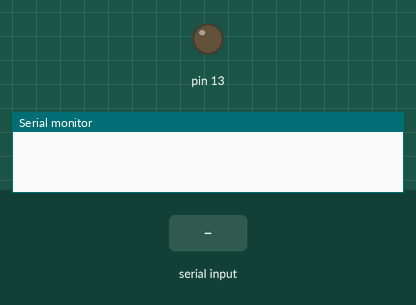
A sketch run on a simulated Arduino Uno, built with avr-gcc and run on an emulated ATmega328P. Parts: output pins drawn as LEDs (lit = HIGH), the last lines printed to the serial monitor. Inputs (shaded band) come from the test bench.

Above: at 1.2 s.
1.3 s: "a" received over Serial
At 2.9 s:
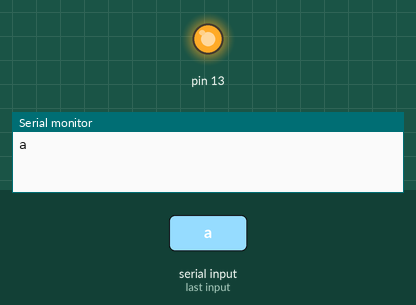
3.8 s: "d" received over Serial
At 6.0 s:
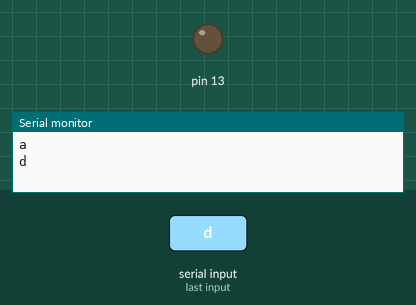
Timing chart, 0 to 7.5 s (numbered marks = the images above; inputs shaded):
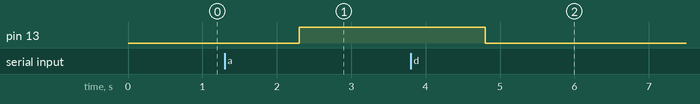

Measured:
- after the input at 1.3 s, pin 13: LOW → HIGH after 1.0 s
- after the input at 3.8 s, pin 13: HIGH → LOW after 1.0 s

The sketch:

ch04_2_2.ino
```cpp
void setup() {
  Serial.begin(9600);
  pinMode(13, OUTPUT);
}
void loop() {
  if (Serial.available()) {
    String input = Serial.readString();
    if (input == "a") {
      digitalWrite(13, HIGH);
    }
    if (input == "d") {
      digitalWrite(13, LOW);
    }
    Serial.println(input);
  }
}
```
